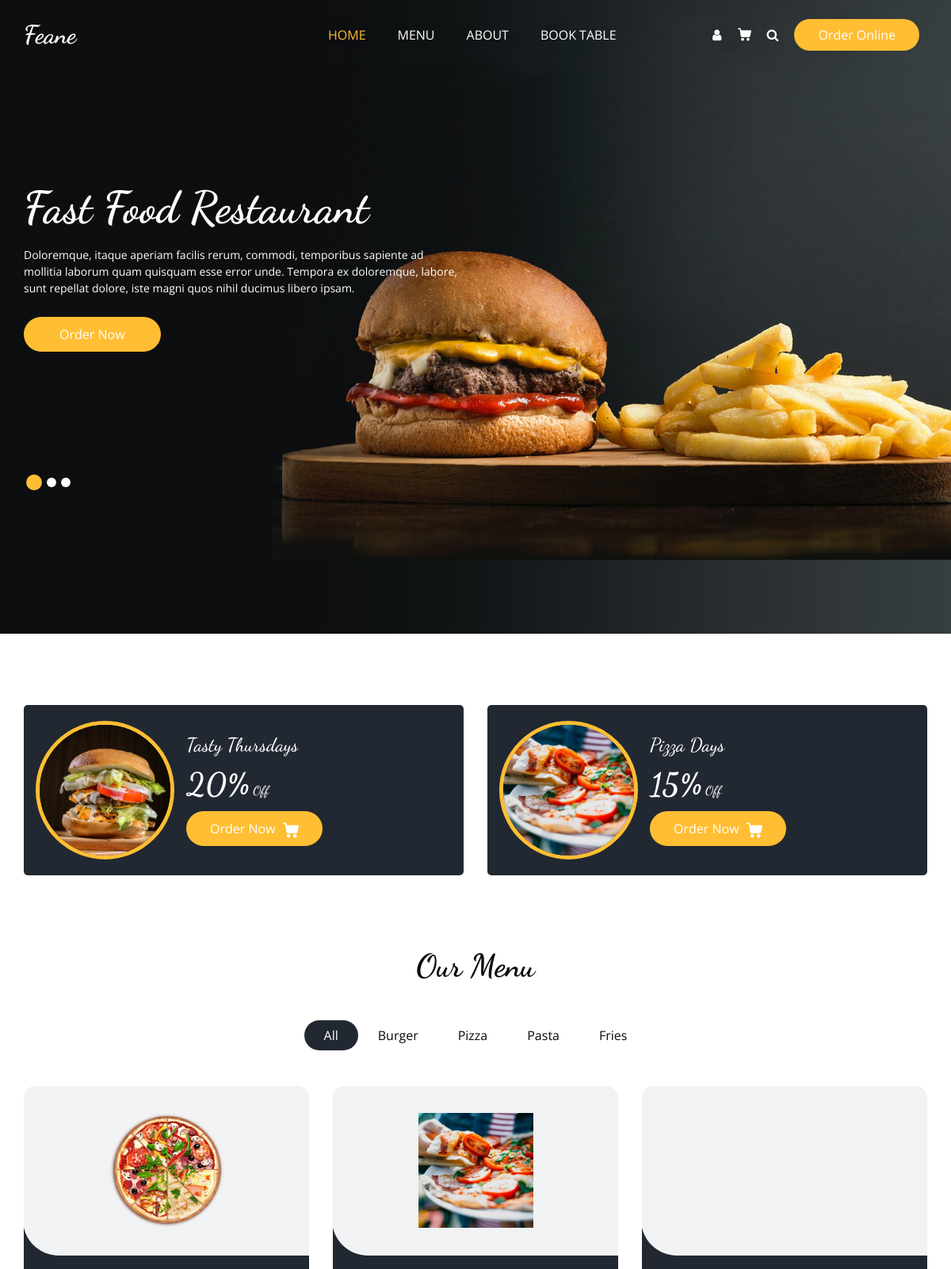
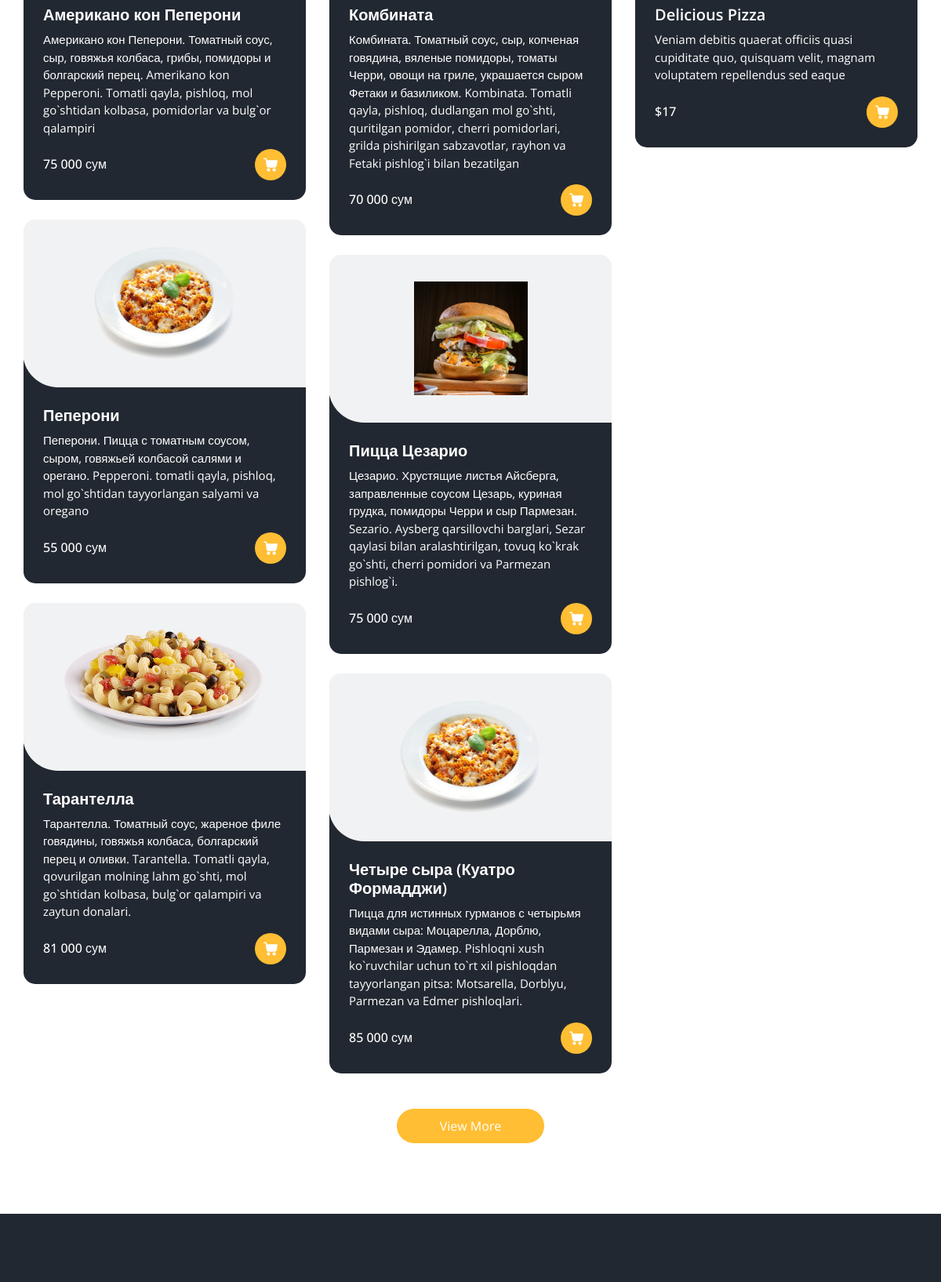
The page / (upper part) on the database its author committed (2 pictures, top to bottom).
### yusufapp/models.py (models this page shows, shortened)
class Product(models.Model):
	maxsulot_nomi=models.CharField(max_length=150)
	tarkibi=models.TextField()
	narxi=models.CharField(max_length=14)
	img=models.ImageField(upload_to='img/')

### yusufapp/views.py (the view)
# urls.py: path('',  HomePage.as_view(), name='index'),
class  HomePage(ListView):
	model=Product
	template_name='index.html'

### templates/index.html (shortened to what this page needs)
{% extends 'base.html' %}
{% load static %}
{% block content %}
  <section class="offer_section layout_padding-bottom">
    <div class="offer_container">
      <div class="container ">
        <div class="row">
          <div class="col-md-6  ">
            <div class="box ">
              <div class="img-box">
                <img src="{% static 'images/o1.jpg' %}" alt="">
              </div>
              <div class="detail-box">
                <h5>
                  Tasty Thursdays
                </h5>
                <h6>
                  <span>20%</span> Off
                </h6>
                <a href="">
                  Order Now
                </a>
              </div>
            </div>
          </div>
          <div class="col-md-6  ">
            <div class="box ">
              <div class="img-box">
                <img src="{% static 'images/o2.jpg' %}" alt="">
              </div>
              <div class="detail-box">
                <h5>
                  Pizza Days
                </h5>
                <h6>
                  <span>15%</span> Off
                </h6>
                <a href="">
                  Order Now
                </a>
              </div>
            </div>
          </div>
        </div>
      </div>
    </div>
  </section>
  <section class="food_section layout_padding-bottom">
    <div class="container">
      <div class="heading_container heading_center">
        <h2>
          Our Menu
        </h2>
      </div>
      <ul class="filters_menu">
        <li class="active" data-filter="*">All</li>
        <li data-filter=".burger">Burger</li>
        <li data-filter=".pizza">Pizza</li>
        <li data-filter=".pasta">Pasta</li>
        <li data-filter=".fries">Fries</li>
      </ul>
      <div class="filters-content">
        <div class="row grid">
          <div class="col-sm-6 col-lg-4 all pizza">
              {% for k in object_list %}
              {% if 0 <= forloop.counter0 and forloop.counter0 < 3 %}
            <div class="box">
              <div>
                <div class="img-box">
                 {% if k.img %}
                  <img src="{{k.img.url}}" alt="">
                  {% endif %}
                </div>
                <div class="detail-box">
                  <h5>
                   {{ k.maxsulot_nomi}}
                  </h5>
                  <p>
                    {{k.tarkibi}}
                  </p>
                  <div class="options">
                    <h6>
                      {{k.narxi}}
                    </h6>
                    <a href="">
                    </a>
                  </div>
                </div>
              </div>
            </div>
            {% endif %}
            {% endfor %}
          </div>
          <div class="col-sm-6 col-lg-4 all burger">
            {% for k in object_list %}
            {% if 2 < forloop.counter0 and forloop.counter0 < 6 %}
            <div class="box">
              <div>
                <div class="img-box">
                  {% if k.img %}
                  <img src="{{k.img.url }}" alt="">
                  {% endif %}
                </div>
                <div class="detail-box">
                  <h5>
                    {{k.maxsulot_nomi}}
                  </h5>
                  <p>
                    {{k.tarkibi}}
                  </p>
                  <div class="options">
                    <h6>
                      {{k.narxi}}
                    </h6>
                    <a href="">
                    </a>
                  </div>
                </div>
              </div>
            </div>
            {% endif %}
            {% endfor %}
          </div>
          <div class="col-sm-6 col-lg-4 all pizza">
            <div class="box">
              <div>
                <div class="img-box">
                </div>
                <div class="detail-box">
                  <h5>
                    Delicious Pizza
                  </h5>
                  <p>
                    Veniam debitis quaerat officiis quasi cupiditate quo, quisquam velit, magnam voluptatem repellendus sed eaque
                  </p>
                  <div class="options">
                    <h6>
                      $17
                    </h6>
                    <a href="">
                    </a>
                  </div>
                </div>
              </div>
            </div>
          </div>
        </div>
      </div>
      <div class="btn-box">
        <a href="">
          View More
        </a>
      </div>
    </div>
  </section>
  <section class="about_section layout_padding">
  </section>
{% endblock content %}

### static/css/style.css (style rules this page uses)
body { font-family: "Open Sans", sans-serif; color: #0c0c0c; background-color: #ffffff; overflow-x: hidden; }
.layout_padding { padding: 90px 0; }
.layout_padding-bottom { padding-bottom: 90px; }
h1, h2 { font-family: 'Dancing Script', cursive; }
.heading_container { display: -webkit-box; display: -ms-flexbox; display: flex; -webkit-box-orient: vertical; -webkit-box-direction: normal; -ms-flex-direction: column; flex-direction: column; -webkit-box-align: start; -ms-flex-align: start; align-items: flex-start; }
.heading_container h2 { position: relative; margin-bottom: 0; font-size: 2.5rem; font-weight: bold; }
.heading_container.heading_center { -webkit-box-align: center; -ms-flex-align: center; align-items: center; text-align: center; }
a, a:hover, a:focus { text-decoration: none; }
.offer_section { position: relative; padding-top: 45px; }
.offer_section .box { display: -webkit-box; display: -ms-flexbox; display: flex; -webkit-box-align: center; -ms-flex-align: center; align-items: center; margin-top: 45px; border-radius: 5px; padding: 20px 15px; background-color: #222831; color: #ffffff; }
.offer_section .box .img-box { width: 175px; min-width: 175px; height: 175px; margin-right: 15px; position: relative; -webkit-transition: all 0.1 0.5s; transition: all 0.1 0.5s; border-radius: 100%; border: 5px solid #ffbe33; overflow: hidden; }
.offer_section .box .img-box img { width: 100%; -webkit-transition: all .2s; transition: all .2s; }
.offer_section .box .detail-box h5 { font-family: 'Dancing Script', cursive; font-size: 24px; margin: 0; }
.offer_section .box .detail-box h6 { font-family: 'Dancing Script', cursive; margin: 10px 0; }
.offer_section .box .detail-box h6 span { font-size: 2.5rem; font-weight: bold; }
.offer_section .box .detail-box a { display: inline-block; padding: 10px 30px; background-color: #ffbe33; color: #ffffff; border-radius: 45px; -webkit-transition: all 0.3s; transition: all 0.3s; border: none; }
.offer_section .box .detail-box a svg { width: 20px; height: auto; margin-left: 5px; fill: #ffffff; }
.food_section .filters_menu { padding: 0; display: -webkit-box; display: -ms-flexbox; display: flex; -ms-flex-wrap: wrap; flex-wrap: wrap; -webkit-box-pack: center; -ms-flex-pack: center; justify-content: center; list-style-type: none; margin: 45px 0 20px 0; }
.food_section .filters_menu li { padding: 7px 25px; cursor: pointer; border-radius: 25px; }
.food_section .filters_menu li.active { background-color: #222831; color: #ffffff; }
.food_section .box { position: relative; margin-top: 25px; background-color: #ffffff; border-radius: 10px; color: #ffffff; border-radius: 15px; overflow: hidden; background: linear-gradient(to bottom, #f1f2f3 25px, #222831 25px); }
.food_section .box .img-box { background: #f1f2f3; display: -webkit-box; display: -ms-flexbox; display: flex; -webkit-box-pack: center; -ms-flex-pack: center; justify-content: center; -webkit-box-align: center; -ms-flex-align: center; align-items: center; height: 215px; border-radius: 0 0 0 45px; margin: -1px; padding: 25px; }
.food_section .box .img-box img { max-width: 100%; max-height: 145px; -webkit-transition: all .2s; transition: all .2s; }
.food_section .box .detail-box { padding: 25px; }
.food_section .box .detail-box h5 { font-weight: 600; }
.food_section .box .detail-box p { font-size: 15px; }
.food_section .box .detail-box h6 { margin-top: 10px; }
.food_section .box .options { display: -webkit-box; display: -ms-flexbox; display: flex; -webkit-box-pack: justify; -ms-flex-pack: justify; justify-content: space-between; }
.food_section .box .options a { width: 40px; height: 40px; border-radius: 100%; background: #ffbe33; display: -webkit-box; display: -ms-flexbox; display: flex; -webkit-box-pack: center; -ms-flex-pack: center; justify-content: center; -webkit-box-align: center; -ms-flex-align: center; align-items: center; }
.food_section .box .options a svg { width: 18px; height: auto; fill: #ffffff; }
.food_section .btn-box { display: -webkit-box; display: -ms-flexbox; display: flex; -webkit-box-pack: center; -ms-flex-pack: center; justify-content: center; margin-top: 45px; }
.food_section .btn-box a { display: inline-block; padding: 10px 55px; background-color: #ffbe33; color: #ffffff; border-radius: 45px; -webkit-transition: all 0.3s; transition: all 0.3s; border: none; }
.about_section { background: #222831; color: #ffffff; }

### static/css/responsive.css (style rules this page uses)
@media (min-width: 1200px) { .container { max-width: 1170px; } }

### rows shown on the page
Product: img (picture), maxsulot_nomi "Американо кон Пеперони", tarkibi "Американо кон Пеперони. Томатный соус, сыр, говяжья колбаса, грибы, помидоры и болгарский перец. Amerikano kon Pepperoni. Tomatli qayla, pishloq, mol go`shtidan kolbasa, pomidorlar va bulg`or qalampiri", narxi "75 000 сум"
Product: img (picture), maxsulot_nomi "Пеперони", tarkibi "Пеперони. Пицца с томатным соусом, сыром, говяжьей колбасой салями и орегано. Pepperoni. tomatli qayla, pishloq, mol go`shtidan tayyorlangan salyami va oregano", narxi "55 000 сум"
Product: img (picture), maxsulot_nomi "Тарантелла", tarkibi "Тарантелла. Томатный соус, жареное филе говядины, говяжья колбаса, болгарский перец и оливки. Tarantella. Tomatli qayla, qovurilgan molning lahm go`shti, mol go`shtidan kolbasa, bulg`or qalampiri va zaytun donalari.", narxi "81 000 сум"
Product: img (picture), maxsulot_nomi "Комбината", tarkibi "Комбината. Томатный соус, сыр, копченая говядина, вяленые помидоры, томаты Черри, овощи на гриле, украшается сыром Фетаки и базиликом. Kombinata. Tomatli qayla, pishloq, dudlangan mol go`shti, quritilgan pomidor, cherri pomidorlari, grilda pishirilgan sabzavotlar, rayhon va Fetaki pishlog`i bilan bezatilgan", narxi "70 000 сум"
Product: img (picture), maxsulot_nomi "Пицца Цезарио", tarkibi "Цезарио. Хрустящие листья Айсберга, заправленные соусом Цезарь, куриная грудка, помидоры Черри и сыр Пармезан. Sezario. Aysberg qarsillovchi barglari, Sezar qaylasi bilan aralashtirilgan, tovuq ko`krak go`shti, cherri pomidori va Parmezan pishlog`i.", narxi "75 000 сум"
Product: img (picture), maxsulot_nomi "Четыре сыра (Куатро Формадджи)", tarkibi "Пицца для истинных гурманов с четырьмя видами сыра: Моцарелла, Дорблю, Пармезан и Эдамер. Pishloqni xush ko`ruvchilar uchun to`rt xil pishloqdan tayyorlangan pitsa: Motsarella, Dorblyu, Parmezan va Edmer pishloqlari.", narxi "85 000 сум"
